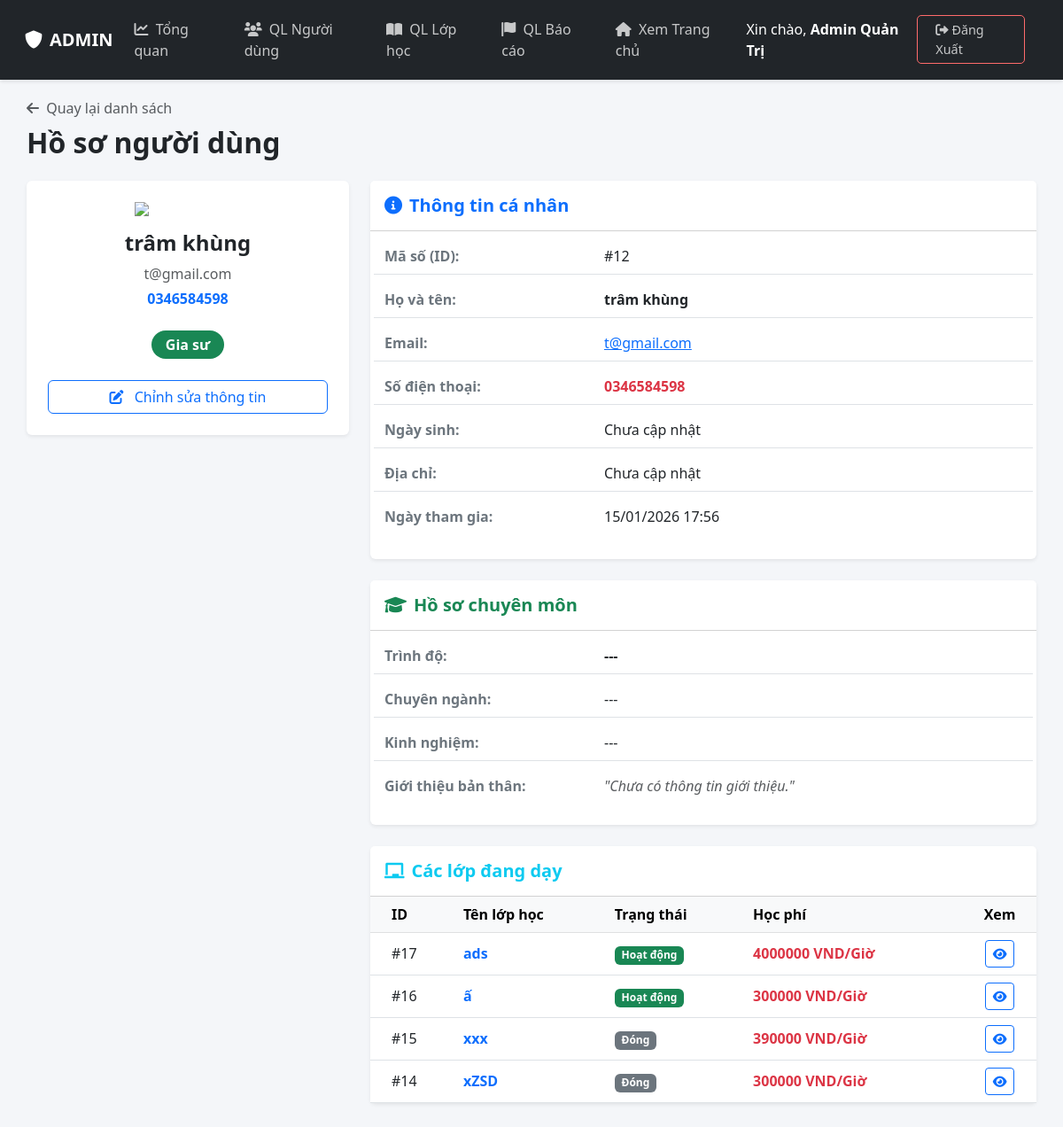
The app's page /N14Lurny/admin/user_detail.php?id=12 (signed in), older data.
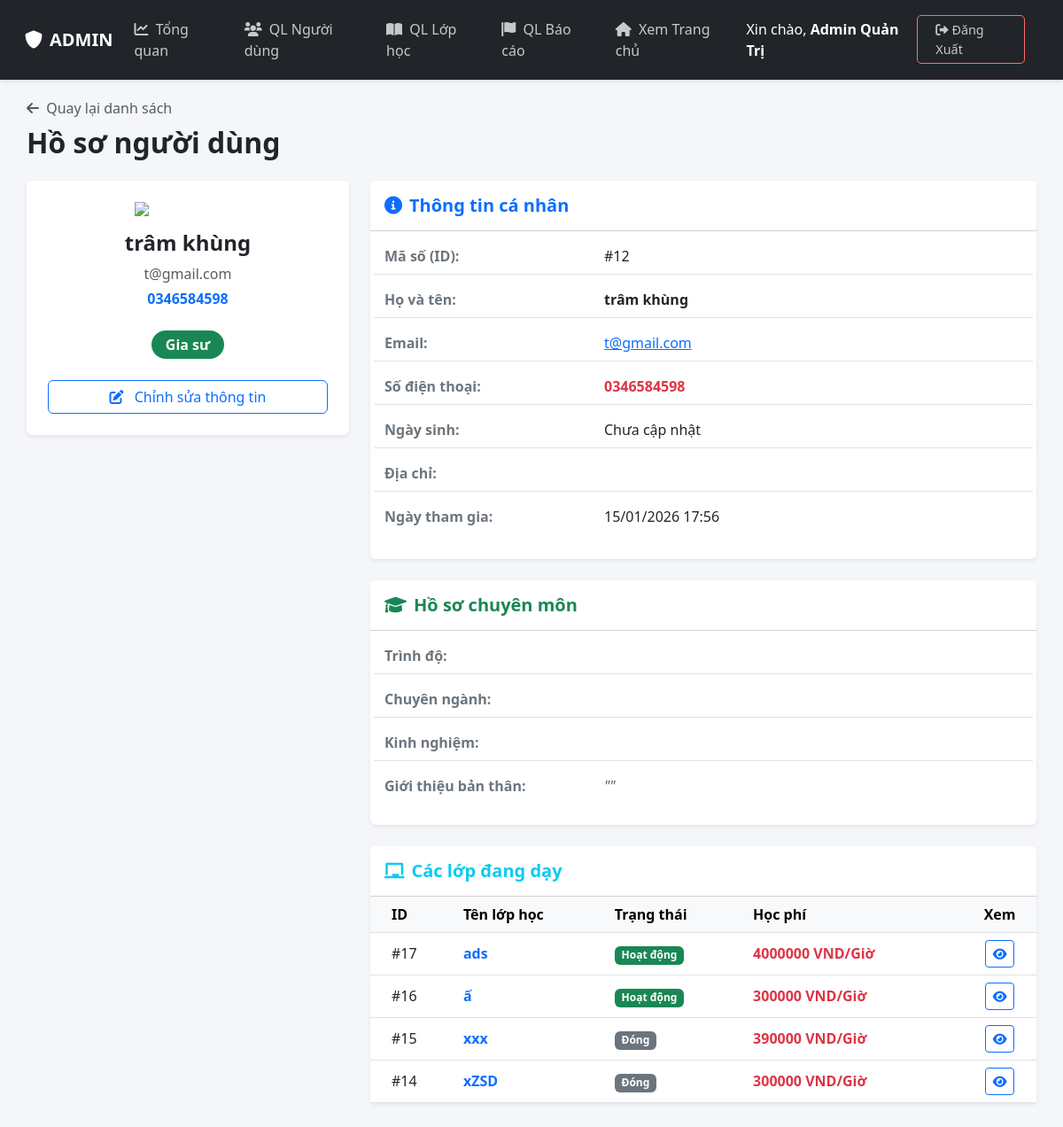
The same page, newer data.
### tables this page shows
CREATE TABLE `users` (
  `id` int(11) NOT NULL,
  `full_name` varchar(100) NOT NULL,
  `email` varchar(100) NOT NULL,
  `password` varchar(255) NOT NULL,
  `role` enum('admin','tutor','student') NOT NULL DEFAULT 'student',
  `avatar` varchar(255) DEFAULT NULL,
  `dob` date DEFAULT NULL,
  `gender` enum('Nam','Nữ','Khác') DEFAULT 'Nam',
  `phone` varchar(20) DEFAULT NULL,
  `bio` text DEFAULT NULL COMMENT 'Giới thiệu bản thân',
  `major` varchar(100) DEFAULT NULL COMMENT 'Chuyên ngành',
  `degree` varchar(100) DEFAULT NULL COMMENT 'Bằng cấp/Trình độ',
  `experience` varchar(100) DEFAULT NULL COMMENT 'Kinh nghiệm',
  `address` varchar(255) DEFAULT NULL COMMENT 'Địa chỉ/Khu vực',
  `school` varchar(255) DEFAULT NULL,
  `grade` varchar(50) DEFAULT NULL,
  `created_at` timestamp NOT NULL DEFAULT current_timestamp()
);

### N14Lurny/admin/user_detail.php (the view, shortened to what the changed rows need)
<?php
require __DIR__ . '/../config/db.php';
$id = intval($_GET['id']);
$sql = "SELECT * FROM users WHERE id = $id";
$result = $conn->query($sql);
$user = $result->fetch_assoc();
$avatar_path = "../assets/uploads/avatars/" . ($user['avatar'] ?? '');
$has_avatar = !empty($user['avatar']) && file_exists($avatar_path);
?>
<!DOCTYPE html>
<html lang="vi">
<head>
    <link href="https://cdn.jsdelivr.net/npm/bootstrap@5.3.0/dist/css/bootstrap.min.css" rel="stylesheet">
    <link rel="stylesheet" href="https://cdnjs.cloudflare.com/ajax/libs/font-awesome/6.0.0/css/all.min.css">
    <link rel="stylesheet" href="../assets/css/admin.css">
</head>
<body>
<div class="admin-wrapper">
    <main class="admin-content">
        <div class="container-fluid p-0">
            <div class="mb-4">
                <h2 class="fw-bold text-dark">Hồ sơ người dùng</h2>
            </div>
            <div class="row">
                <div class="col-md-4 mb-4">
                    <div class="card shadow-sm border-0 text-center p-4">
                        <div class="mb-3 d-flex justify-content-center">
                            <?php if($has_avatar): ?>
                                <img src="<?= $avatar_path ?>" class="rounded-circle object-fit-cover border" style="width: 120px; height: 120px;">
                            <?php else: ?>
                                <?php if($user['role'] == 'admin'): ?>
                                    <img src="https://cdn-icons-png.flaticon.com/512/2942/2942813.png" width="120">
                                <?php elseif($user['role'] == 'tutor'): ?>
                                    <img src="https://cdn-icons-png.flaticon.com/512/3429/3429440.png" width="120">
                                <?php else: ?>
                                    <img src="https://cdn-icons-png.flaticon.com/512/5850/5850276.png" width="120">
                                <?php endif; ?>
                            <?php endif; ?>
                        </div>
                        <h4 class="fw-bold"><?php echo $user['full_name']; ?></h4>
                        <p class="text-muted mb-1"><?php echo $user['email']; ?></p>
                        <p class="fw-bold text-primary"><?php echo $user['phone'] ?? 'Chưa có SĐT'; ?></p>
                        <div class="mt-2">
                            <?php if($user['role'] == 'student'): ?>
                                <span class="badge bg-primary fs-6 px-3 py-2 rounded-pill">Học viên</span>
                            <?php elseif($user['role'] == 'tutor'): ?>
                                <span class="badge bg-success fs-6 px-3 py-2 rounded-pill">Gia sư</span>
                            <?php else: ?>
                                <span class="badge bg-danger fs-6 px-3 py-2 rounded-pill">Admin</span>
                            <?php endif; ?>
                        </div>
                        <div class="mt-4 d-grid gap-2">
                            <a href="user_form.php?id=<?php echo $user['id']; ?>" class="btn btn-outline-primary">
                            </a>
                        </div>
                    </div>
                </div>
                <div class="col-md-8">
                    <div class="card shadow-sm border-0 mb-4">
                        <div class="card-body">
                            <div class="row mb-3 border-bottom pb-2">
                                <div class="col-sm-4 fw-bold text-secondary">Mã số (ID):</div>
                                <div class="col-sm-8">#<?php echo $user['id']; ?></div>
                            </div>
                            <div class="row mb-3 border-bottom pb-2">
                                <div class="col-sm-4 fw-bold text-secondary">Họ và tên:</div>
                                <div class="col-sm-8 fw-bold"><?php echo $user['full_name']; ?></div>
                            </div>
                            <div class="row mb-3 border-bottom pb-2">
                                <div class="col-sm-8"><a href="mailto:<?php echo $user['email']; ?>"><?php echo $user['email']; ?></a></div>
                            </div>
                            <div class="row mb-3 border-bottom pb-2">
                                <div class="col-sm-4 fw-bold text-secondary">Số điện thoại:</div>
                                <div class="col-sm-8 text-danger fw-bold"><?php echo $user['phone'] ?? 'Chưa cập nhật'; ?></div>
                            </div>
                            <div class="row mb-3 border-bottom pb-2">
                                <div class="col-sm-4 fw-bold text-secondary">Địa chỉ:</div>
                                <div class="col-sm-8"><?php echo $user['address'] ?? 'Chưa cập nhật'; ?></div>
                            </div>
                            <div class="row mb-3 pb-1">
                                <div class="col-sm-4 fw-bold text-secondary">Ngày tham gia:</div>
                                <div class="col-sm-8"><?php echo date('d/m/Y H:i', strtotime($user['created_at'])); ?></div>
                            </div>
                        </div>
                    </div>
                    <?php if($user['role'] == 'tutor'): ?>
                    <div class="card shadow-sm border-0 mb-4">
                        <div class="card-header bg-white py-3">
                            <h5 class="mb-0 fw-bold text-success"><i class="fas fa-graduation-cap me-2"></i>Hồ sơ chuyên môn</h5>
                        </div>
                        <div class="card-body">
                            <div class="row mb-3 border-bottom pb-2">
                                <div class="col-sm-4 fw-bold text-secondary">Trình độ:</div>
                                <div class="col-sm-8 fw-bold"><?php echo $user['degree'] ?? '---'; ?></div>
                            </div>
                            <div class="row mb-3 border-bottom pb-2">
                                <div class="col-sm-4 fw-bold text-secondary">Chuyên ngành:</div>
                                <div class="col-sm-8"><?php echo $user['major'] ?? '---'; ?></div>
                            </div>
                            <div class="row mb-3 border-bottom pb-2">
                                <div class="col-sm-4 fw-bold text-secondary">Kinh nghiệm:</div>
                                <div class="col-sm-8"><?php echo $user['experience'] ?? '---'; ?></div>
                            </div>
                            <div class="row mb-3">
                                <div class="col-sm-4 fw-bold text-secondary">Giới thiệu bản thân:</div>
                                <div class="col-sm-8 text-muted fst-italic">
                                    "<?php echo nl2br(htmlspecialchars($user['bio'] ?? 'Chưa có thông tin giới thiệu.')); ?>"
                                </div>
                            </div>
                        </div>
                    </div>
                    <div class="card shadow-sm border-0">
                        <div class="card-header bg-white py-3">
                            <h5 class="mb-0 fw-bold text-info"><i class="fas fa-chalkboard me-2"></i>Các lớp đang dạy</h5>
                        </div>
                        <div class="card-body p-0">
                            <?php
                            $tutor_id = $user['id'];
                            $sql_classes = "SELECT * FROM classes WHERE tutor_id = $tutor_id ORDER BY id DESC";
                            $result_classes = $conn->query($sql_classes);
                            if ($result_classes->num_rows > 0):
                            ?>
                            <div class="table-responsive">
                                <table class="table table-hover mb-0 align-middle">
                                    <thead class="table-light">
                                        <tr>
                                            <th class="ps-4">ID</th>
                                            <th>Tên lớp học</th>
                                            <th>Trạng thái</th>
                                            <th>Học phí</th>
                                            <th class="text-center">Xem</th>
                                        </tr>
                                    </thead>
                                    <tbody>
                                        <?php while($class = $result_classes->fetch_assoc()): ?>
                                        <tr>
                                            <td class="ps-4">#<?php echo $class['id']; ?></td>
                                            <td class="fw-bold text-primary text-truncate" style="max-width: 200px;">
                                                <?php echo htmlspecialchars($class['title']); ?>
                                            </td>
                                            <td>
                                                <?php if($class['status']=='active') echo '<span class="badge bg-success">Hoạt động</span>';
                                                      elseif($class['status']=='pending') echo '<span class="badge bg-warning text-dark">Chờ duyệt</span>';
                                                      else echo '<span class="badge bg-secondary">Đóng</span>'; ?>
                                            </td>
                                            <td class="text-danger fw-bold"><?php echo htmlspecialchars($class['price']); ?></td>
                                            <td class="text-center">
                                                <a href="view_class.php?id=<?php echo $class['id']; ?>" class="btn btn-sm btn-outline-primary" title="Xem chi tiết lớp dưới quyền Admin">
                                                    <i class="fas fa-eye"></i>
                                                </a>
                                            </td>
                                        </tr>
                                        <?php endwhile; ?>
                                    </tbody>
                                </table>
                            </div>
                            <?php endif; ?>
                        </div>
                    </div>
                    <?php endif; ?>
                </div>
            </div>
        </div>
    </main>
</div>
</body>
</html>

Row changes from the older to the newer data that the page shows:
changed users "trâm khùng": address "Chưa cập nhật" → (not shown); degree "---" → (not shown); major "---" → (not shown); experience "---" → (not shown); bio "Chưa có thông tin giới thiệu." → (not shown)
